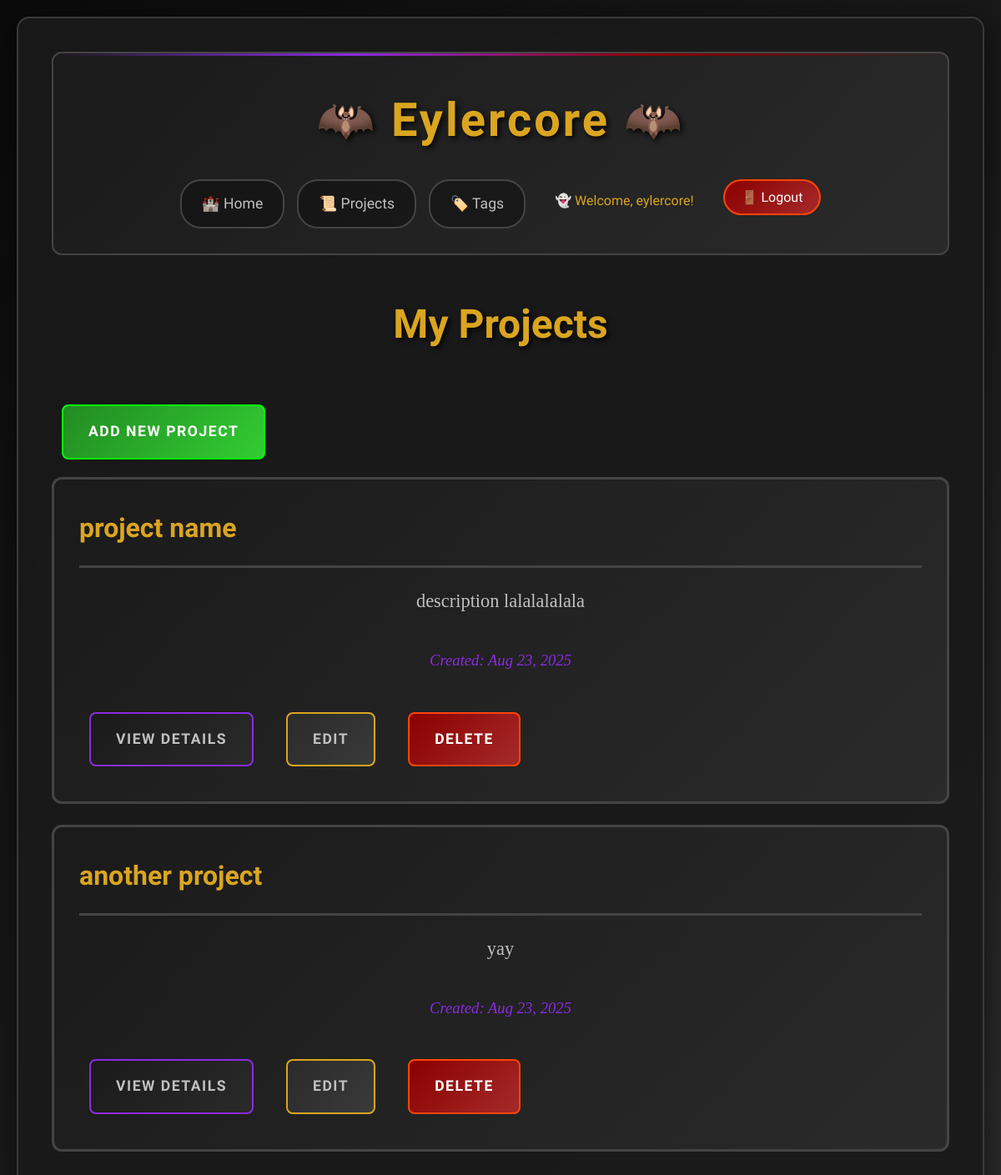
Screenshot of /projects/ (signed in) with the database file from the repository.
### main_app/models.py (models this page shows, shortened)
class Project(models.Model):
    name = models.CharField(max_length=100)
    description = models.TextField()
    created_at = models.DateTimeField(auto_now_add=True)
    updated_at = models.DateTimeField(auto_now=True)
    user = models.ForeignKey(User, on_delete=models.CASCADE)

### main_app/views.py (the view)
# urls.py: path('projects/', views.projects_index, name='projects_index'),
@login_required
def projects_index(request):
    projects = Project.objects.filter(user=request.user)
    return render(request, 'main_app/projects_index.html', {'projects': projects})

### templates/main_app/projects_index.html (shortened to what this page needs)
{% extends 'base.html' %}
{% block content %}
<h2>My Projects</h2>
<a href="{% url 'main_app:add_project' %}" class="btn btn-save">Add New Project</a>
{% if projects %}
    <ul class="project-list">
    {% for project in projects %}
        <li class="project-item">
            <h3>{{ project.name }}</h3>
            <p>{{ project.description|truncatewords:20 }}</p>
            <p><small>Created: {{ project.created_at|date:"M d, Y" }}</small></p>
            <div class="project-actions">
                <a href="{% url 'main_app:project_detail' project.id %}" class="btn btn-back">View Details</a>
                <a href="{% url 'main_app:edit_project' project.id %}" class="btn btn-edit">Edit</a>
                <a href="{% url 'main_app:delete_project' project.id %}" class="btn btn-delete">Delete</a>
            </div>
        </li>
    {% endfor %}
    </ul>
{% else %}
    <p>No projects yet. <a href="{% url 'main_app:add_project' %}">Create your first project!</a></p>
{% endif %}
{% endblock %}

### templates/base.html (shortened to what this page needs)
<!DOCTYPE html>
<html lang="en">
<head>
    {% load static %}
    <link rel="stylesheet" href="{% static 'main_app/css/style.css' %}">
</head>
<body>
    <div class="container">
        <div class="header">
            <h1>🦇 Eylercore 🦇</h1>
            <div class="nav-links">
                <a href="{% url 'main_app:home' %}">🏰 Home</a>
                <a href="{% url 'main_app:projects_index' %}">📜 Projects</a>
                <a href="{% url 'main_app:tags_index' %}">🏷️ Tags</a>
                {% if user.is_authenticated %}
                    <span>👻 Welcome, {{ user.username }}!</span>
                    <form action="{% url 'logout' %}" method="post" style="display: inline;">
                        <button type="submit" class="btn-logout-nav">
                            🚪 Logout
                        </button>
                    </form>
                {% else %}
                    <a href="{% url 'login' %}">🔑 Login</a>
                    <a href="{% url 'main_app:signup' %}">📝 Sign Up</a>
                {% endif %}
            </div>
        </div>
        <div class="content">
            {% block content %}
            {% endblock %}
        </div>
    </div>
</body>
</html>

### main_app/static/main_app/css/style.css (style rules this page uses)
* { margin: 0; padding: 0; box-sizing: border-box; }
body { font-family: 'Crimson Text', serif; background: linear-gradient(135deg, #0a0a0a 0%, #1a1a1a 50%, #2d2d2d 100%); color: #e8e6e3; line-height: 1.8; min-height: 100vh; background-attachment: fixed; padding: 20px; }
.container { max-width: 1200px; margin: 0 auto; background: rgba(26, 26, 26, 0.95); padding: 40px; border-radius: 15px; border: 2px solid #3a3a3a; box-shadow: 0 12px 40px rgba(0, 0, 0, 0.6); backdrop-filter: blur(10px); }
.header { background: linear-gradient(135deg, #1a1a1a 0%, #2a2a2a 100%); color: #8a2be2; padding: 30px; margin-bottom: 40px; border-radius: 12px; border: 2px solid #444; text-align: center; position: relative; overflow: hidden; }
.header::before { content: ''; position: absolute; top: 0; left: 0; right: 0; height: 3px; background: linear-gradient(90deg, transparent, #8a2be2, #8b0000, transparent); }
.header h1 { font-family: 'UnifrakturMaguntia', cursive; font-size: 3.5rem; margin: 0; text-shadow: 3px 3px 6px rgba(0, 0, 0, 0.8); letter-spacing: 3px; color: #daa520; }
.nav-links { margin-top: 20px; display: flex; justify-content: center; flex-wrap: wrap; gap: 15px; }
.nav-links a { color: #c0c0c0; text-decoration: none; padding: 12px 24px; border: 2px solid #444; border-radius: 25px; transition: all 0.4s ease; font-family: 'MedievalSharp', cursive; font-size: 1.1rem; background: rgba(0, 0, 0, 0.3); }
.nav-links span { color: #daa520; padding: 12px 20px; font-family: 'MedievalSharp', cursive; }
.btn { padding: 15px 30px; margin: 12px; text-decoration: none; border-radius: 8px; border: 2px solid; cursor: pointer; display: inline-block; font-family: 'MedievalSharp', cursive; font-weight: 600; text-transform: uppercase; letter-spacing: 1.5px; transition: all 0.4s ease; position: relative; overflow: hidden; font-size: 1.1rem; }
.btn::before { content: ''; position: absolute; top: 0; left: -100%; width: 100%; height: 100%; background: linear-gradient(90deg, transparent, rgba(255, 255, 255, 0.2), transparent); transition: left 0.6s ease; }
.btn-edit { background: linear-gradient(135deg, #2a2a2a 0%, #3a3a3a 100%); color: #c0c0c0; border-color: #daa520; }
.btn-delete { background: linear-gradient(135deg, #8b0000 0%, #a52a2a 100%); color: #fff; border-color: #ff4500; }
.btn-back { background: linear-gradient(135deg, #1a1a1a 0%, #2a2a2a 100%); color: #c0c0c0; border-color: #8a2be2; }
.btn-save { background: linear-gradient(135deg, #228b22 0%, #32cd32 100%); color: #fff; border-color: #00ff00; }
.project-list { list-style: none; padding: 0; }
.project-item { background: linear-gradient(135deg, #1a1a1a 0%, #2a2a2a 100%); border: 3px solid #444; border-radius: 12px; padding: 30px; margin-bottom: 25px; transition: all 0.4s ease; position: relative; }
.project-item h3 { margin: 0 0 20px 0; color: #daa520; font-family: 'UnifrakturMaguntia', cursive; font-size: 2rem; border-bottom: 3px solid #444; padding-bottom: 15px; }
.project-item p { color: #c0c0c0; font-size: 1.1rem; margin-bottom: 15px; }
.project-item small { color: #8a2be2; font-style: italic; }
.project-actions { margin-top: 25px; display: flex; flex-wrap: wrap; gap: 15px; }
.content h2 { color: #daa520; font-family: 'UnifrakturMaguntia', cursive; font-size: 3rem; text-align: center; margin-bottom: 40px; text-shadow: 3px 3px 6px rgba(0, 0, 0, 0.8); }
.content p { text-align: center; font-size: 1.4rem; margin-bottom: 30px; color: #c0c0c0; line-height: 1.8; }
.content { animation: fadeIn 0.6s ease-in-out; }
.nav-links form { display: inline; }
.nav-links .btn-logout-nav { background: linear-gradient(135deg, #8b0000 0%, #a52a2a 100%); color: #fff; border: 2px solid #ff4500; padding: 10px 20px; border-radius: 25px; cursor: pointer; font-family: 'MedievalSharp', cursive; font-size: 1rem; transition: all 0.4s ease; text-decoration: none; display: inline-block; }

### rows the page displays
Project: name "project name", description "description lalalalalala", created_at "Aug 23, 2025"
Project: name "another project", description "yay", created_at "Aug 23, 2025"

### other values shown
{{ user.username }} "eylercore"
